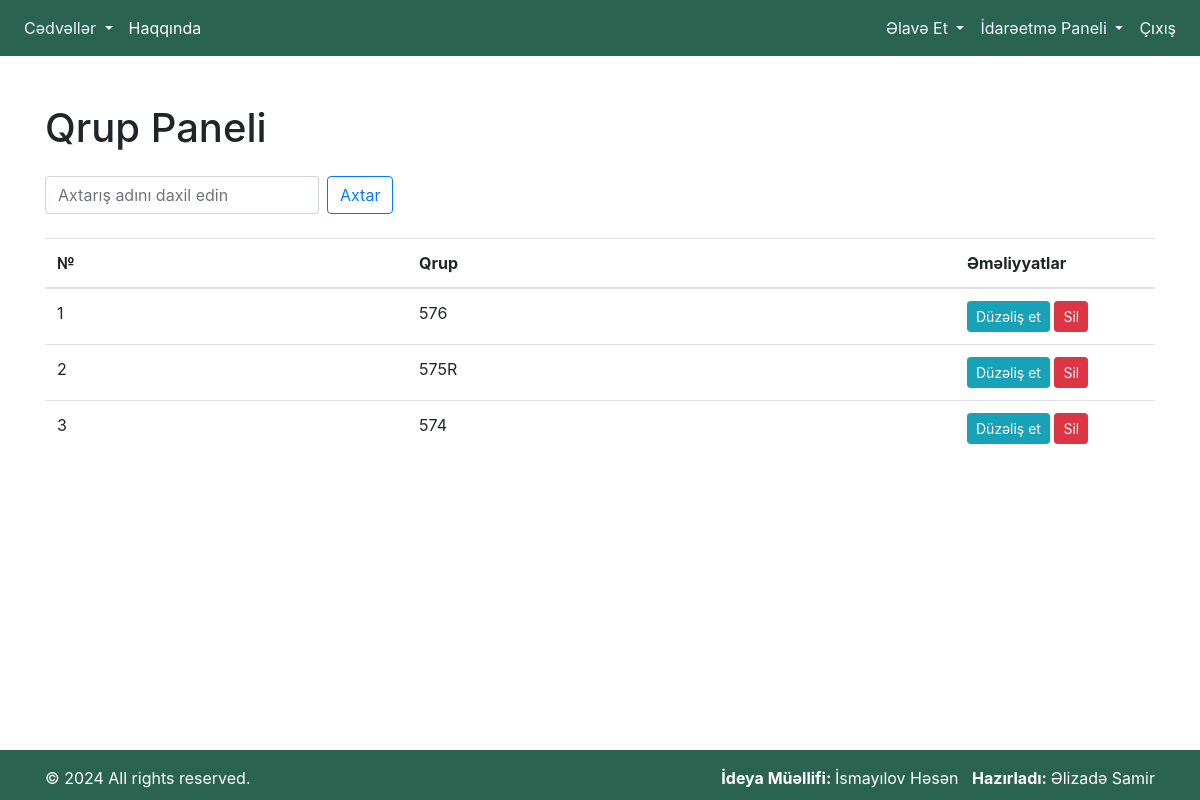
Page /group-panel/ (signed in) on the earlier database version.
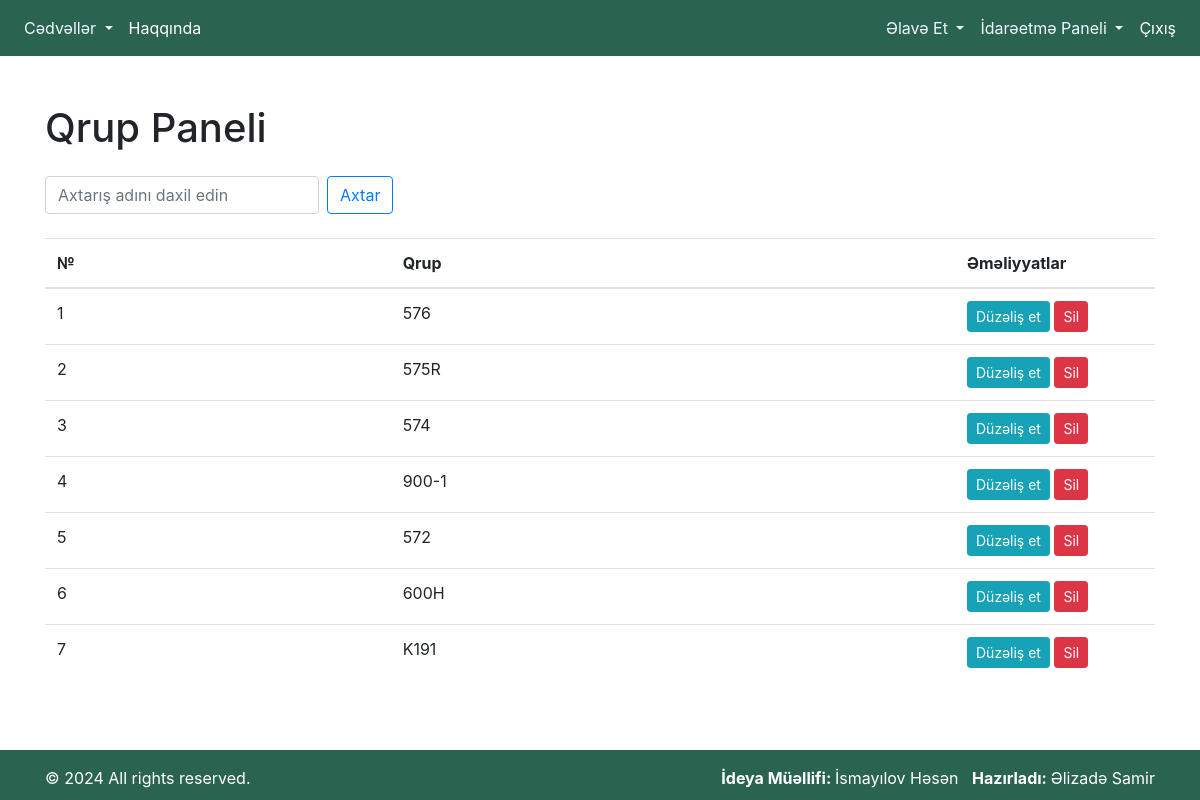
Same page on the later database version.
### lesson_calendar/models.py (models this page shows, shortened)
class Group(models.Model):
    group_number = models.CharField(max_length=20)

### lesson_calendar/views.py (the view)
# urls.py: path('group-panel/', login_required(group_panel), name='group_panel'),
def group_panel(request):
    groups = Group.objects.all()
    query = request.GET.get('q')
    if query:
        groups = groups.filter(group_number__icontains=query)
    return render(request, 'group_panel.html', {'groups': groups})

### templates/group_panel.html
{% extends "index.html" %}
{% block content %}
<div class="container mt-5">
    <h1 class="mb-4">Qrup Paneli</h1>
    <form method="GET" class="mb-3">
        <div class="form-inline mb-4">
            <input type="text" name="q" class="form-control mr-sm-2" placeholder="Axtarış adını daxil edin">
            <button class="btn btn-outline-primary my-2 my-sm-0" type="submit">Axtar</button>
        </div>
    </form>
    <table class="table">
        <thead>
            <tr>
                <th scope="col">№</th>
                <th scope="col">Qrup</th>
                <th style="width: 200px;" scope="col">Əməliyyatlar</th>
            </tr>
        </thead>
        <tbody>
            {% for group in groups %}
            <tr>
                <td>{{ forloop.counter }}</td>
                <td>{{ group.group_number }}</td>
                <td>
                    <a href="{% url 'update_group' group.pk %}" class="btn btn-sm btn-info">Düzəliş et</a>
                    <a href="{% url 'delete_group' group.pk %}" class="btn btn-sm btn-danger" onclick="return confirm('Bu qrupu silmək istədiyinizə əminsiniz?')">Sil</a>
                </td>
            </tr>
            {% endfor %}
        </tbody>
    </table>
</div>
{% endblock content %}

Differences in the rows shown:
added Group: group_number "900-1"
added Group: group_number "572"
added Group: group_number "600H"
added Group: group_number "K191"
